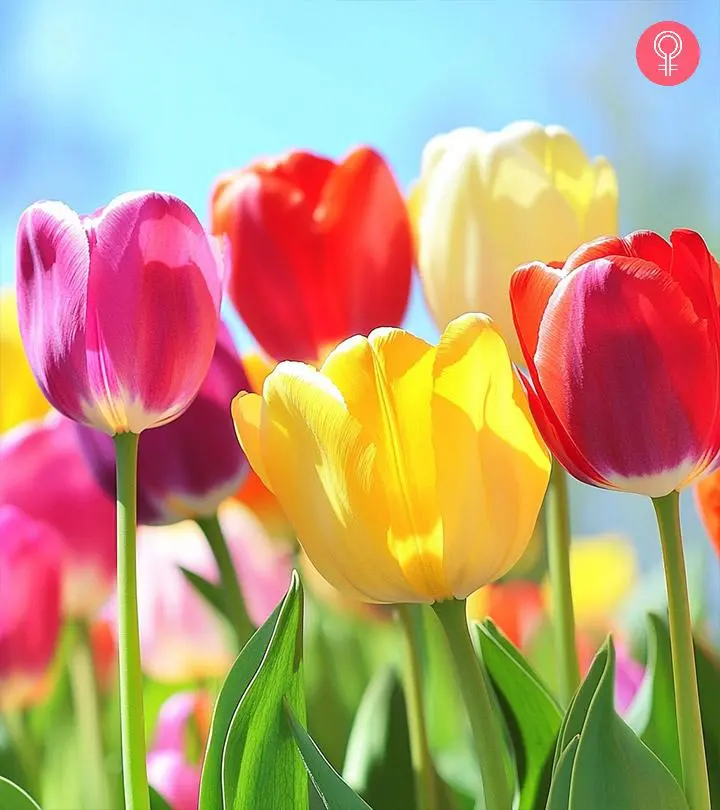
#> input picture Projects/Class_7/image.png, 720 x 810 px
$ python main1.py
#> lines starting #> are read from the running program, lines starting #| are printed output that depends on the picture
import cv2
import numpy as np
import matplotlib.pyplot as plt

image = cv2.imread('image.png')
#> image is the input picture: shape (810, 720, 3); mean B, G, R 123.9, 157.8, 187.6
image_rgb = cv2.cvtColor(image, cv2.COLOR_BGR2RGB)

(h, w) = image.shape[:2]
#> h = 810; w = 720
center = (w // 2, h // 2)
#> center = (360, 405)
M = cv2.getRotationMatrix2D(center, 45, 1.0)
rotated = cv2.warpAffine(image_rgb, M, (w, h))
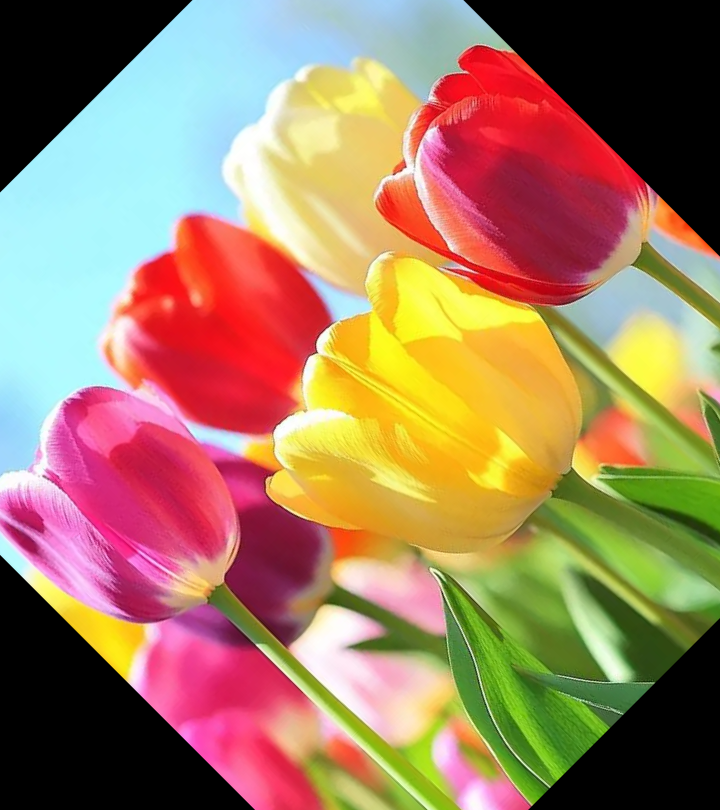
#> rotated: shape (810, 720, 3); mean R, G, B 161.5, 126, 96.5

rotater_rgb = cv2.cvtColor(rotated, cv2.COLOR_BGR2RGB)
plt.imshow(rotater_rgb)
plt.title("Rotated Image")
plt.show()

brightness_matrix = np.ones(image.shape, dtype="uint8") * 50
brighter = cv2.add(image, brightness_matrix)
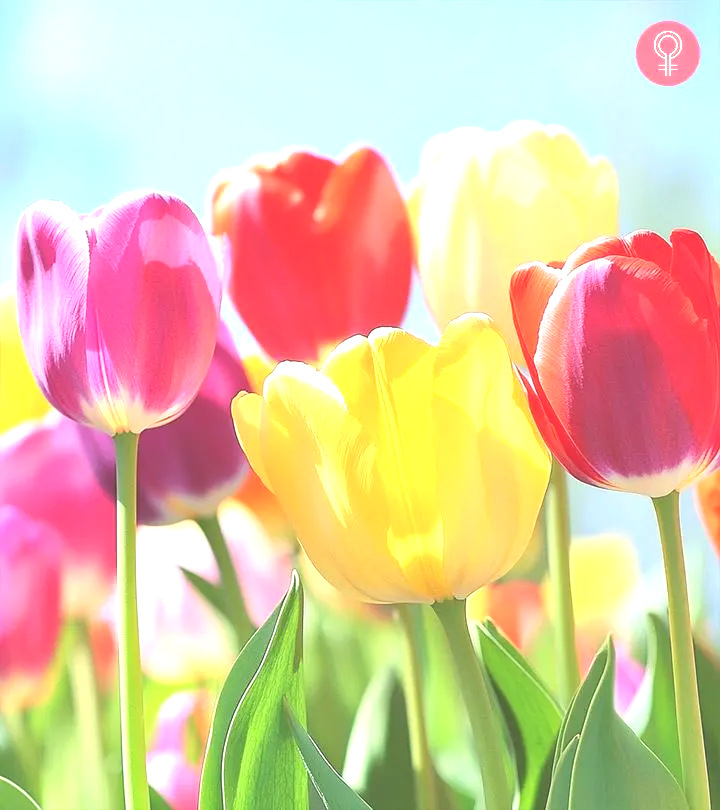
#> brighter: shape (810, 720, 3); mean B, G, R 162.9, 198.6, 222.3

brighter_rgb = cv2.cvtColor(brighter, cv2.COLOR_BGR2RGB)
plt.imshow(brighter_rgb)
plt.title("Brighter Image")
plt.show()
